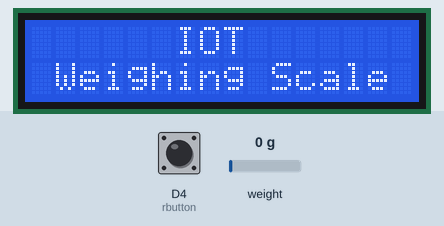
The sketch below on a simulated ESP8266 (NodeMCU). On the bench: 16×2 character LCD. The test bench sets the inputs (shaded band); at power-on: weight on the scale 0 g, D4 (rbutton) HIGH. WiFi joins after 1.5 s; servers stay silent unless stated; what the sketch prints to the serial monitor is not drawn.

Above: at 3.9 s.
At 11.1 s:
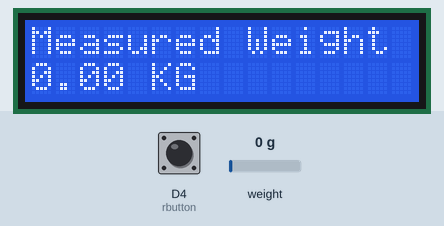
11.2 s: weight on the scale set to 100 g
At 14.3 s:
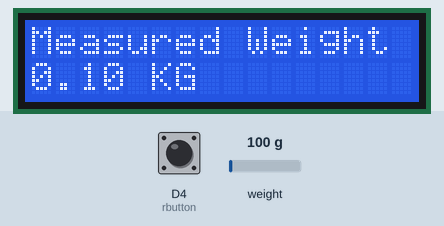
18.7 s: weight on the scale set to 1250 g
At 21.8 s:
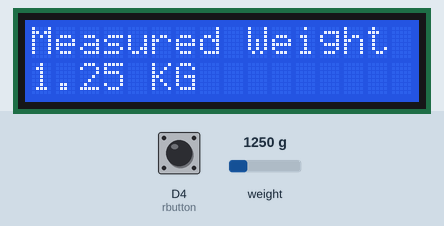
24.0 s: weight on the scale set to 2500 g
At 26.4 s:
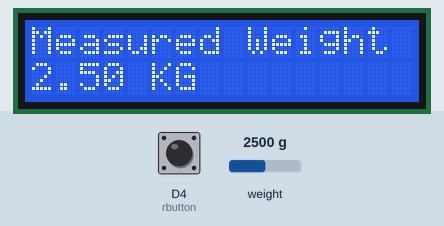
Timing chart, 0 to 27.9 s (numbered marks = the images above; inputs shaded):
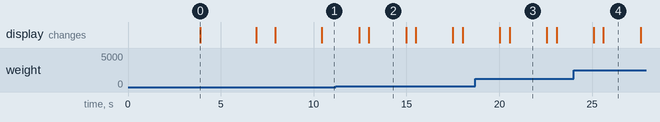

The sketch:

TEST_IOT.ino
```cpp
//MUHAMMAD RAMADHAN
//TEST IOT

#include <ESP8266WiFi.h>
#include "HX711.h"
#define BLYNK_PRINT Serial
#include <Blynk.h>
#include <BlynkSimpleEsp8266.h>
#include <Wire.h>
#include <LiquidCrystal_I2C.h>
LiquidCrystal_I2C lcd(0x27, 16, 2);
#define BLYNK_PRINT Serial

const char *ssid = "aminah siswoyo"; // replace with your wifi ssid and wpa2 key
const char *pass = "aduhlupa";
char auth[] = "EJu-kkumukXVWlgjjrW7AZPAkDs32chk";    // You should get Auth Token in the Blynk App.

WiFiClient client;

HX711 scale(D5, D6);

int rbutton = D4; // this button will be used to reset the scale to 0.
float weight;
float calibration_factor = -101525; // for me this vlaue works just perfect 419640

void setup()
{
  Serial.begin(115200);
  pinMode(rbutton, INPUT_PULLUP);
  scale.set_scale();
  scale.tare(); //Reset the scale to 0
  long zero_factor = scale.read_average(); //Get a baseline reading
  Blynk.begin(auth, ssid, pass);
  Wire.begin(D2, D1);
  lcd.begin();
  lcd.setCursor(6,0);
  lcd.print("IOT");
  lcd.setCursor(1,1);
  lcd.print("Weighing Scale");
  delay(3000);
  lcd.clear();

  lcd.print("Connecting Wifi");

  WiFi.begin(ssid, pass);
  {
  delay(1000);
  Serial.print(".");
  lcd.clear();
  }
  Serial.println("");
  Serial.println("WiFi connected");
  lcd.clear();
  lcd.print("WiFi connected");

  delay(2000);
}

void loop()

{

  Blynk.run();
  scale.set_scale(calibration_factor); //Adjust to this calibration factor

  weight = scale.get_units(5);

  lcd.setCursor(0, 0);
  lcd.print("Measured Weight");
  lcd.setCursor(0, 1);
  lcd.print(weight);
  lcd.print(" KG  ");
  Blynk.virtualWrite(V3, weight);
  delay(2000);
  lcd.clear();

  Serial.print("Weight: ");
  Serial.print(weight);
  Serial.println(" KG");
  Serial.println();


  if ( digitalRead(rbutton) == LOW)
{
  scale.set_scale();
  scale.tare(); //Reset the scale to 0
}

}
```

Measured:
- after the input at 11.2 s, the display: first differs from a run without the input after 1.8 s (image 2)
- after the input at 18.7 s, the display: first differs from a run without the input after 1.9 s (image 3)
- after the input at 24.0 s, the display: first differs from a run without the input after 1.6 s (image 4)
- what the display in image 0 shows lasts 3.0 s, from 3.9 s to 6.9 s
- what the display in image 2 shows lasts 2.0 s, from 13.0 s to 15.0 s
